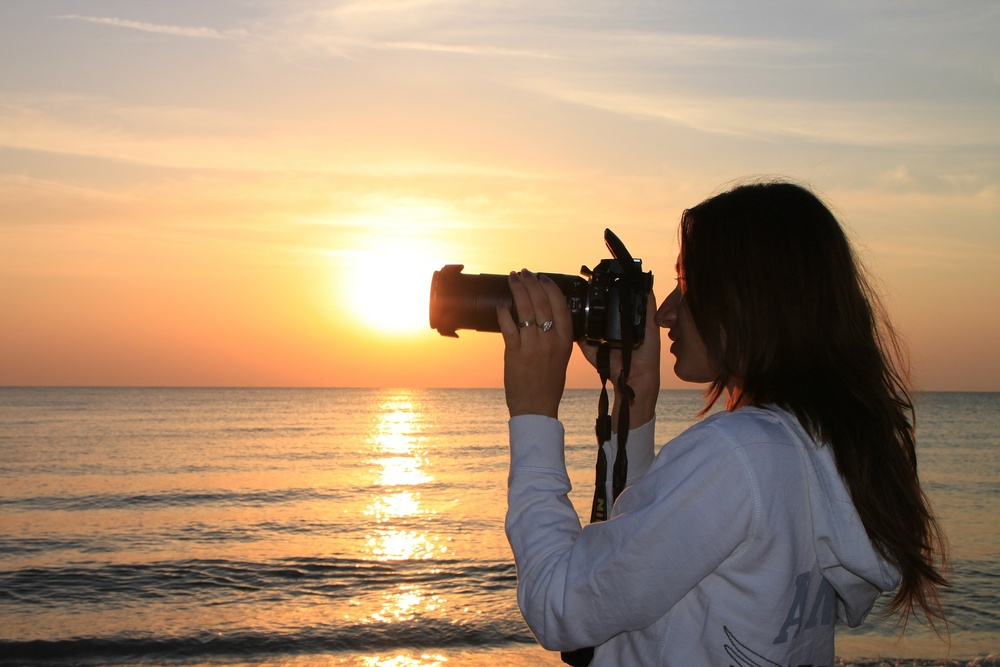
#> input picture Tutorial_OpenCV/imagem/01.jpg, 1000 x 667 px, shrunk from 1920 x 1280 before the run, given in place of the camera
$ python detectaObjCor.py
#> lines starting #> are read from the running program, lines starting #| are printed output that depends on the picture; after the words box and inside, x2 and y2 are one past the last pixel; in counts of white or black regions, pixels touching at a corner belong together
#!urs/bin/ env python

from __future__ import print_function
import cv2
import numpy as np


def detec():
    im = cv2.VideoCapture('/dev/video0')
    kernel = np.ones((5,5),np.uint8)
    #kernel = np.ones((5,5),np.float32)/25
    while(1):
        _, frame = im.read()
#> frame is the input picture: shape (667, 1000, 3); mean B, G, R 115.6, 142.8, 168.3

        hsv = cv2.cvtColor(frame, cv2.COLOR_BGR2HSV)
#> hsv: shape (667, 1000, 3); mean H, S, V 28.5, 86.6, 170.2
        lower_blue = np.array([110,50,50])
        upper_blue = np.array([130,255,255])
        mask = cv2.inRange(hsv, lower_blue, upper_blue)
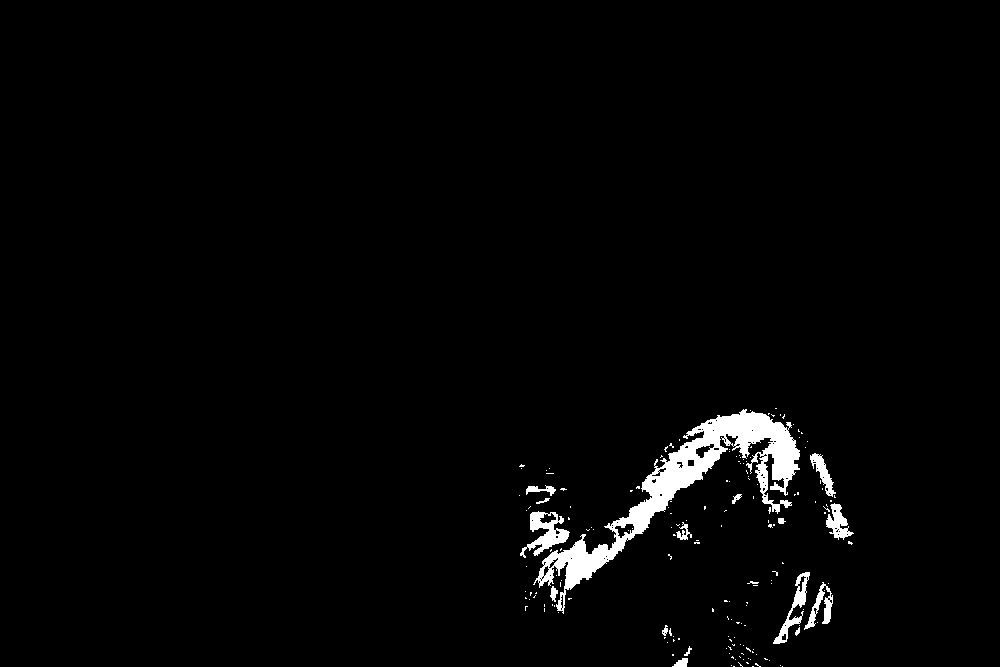
#> mask: shape (667, 1000); 2.1% white; 174 white regions (157 under 20 px), largest, box (x1, y1, x2, y2) and area: (533, 409, 800, 614) 9711, (520, 511, 570, 558) 942, (773, 572, 810, 644) 622
        opening = cv2.morphologyEx(mask, cv2.MORPH_CLOSE, kernel)
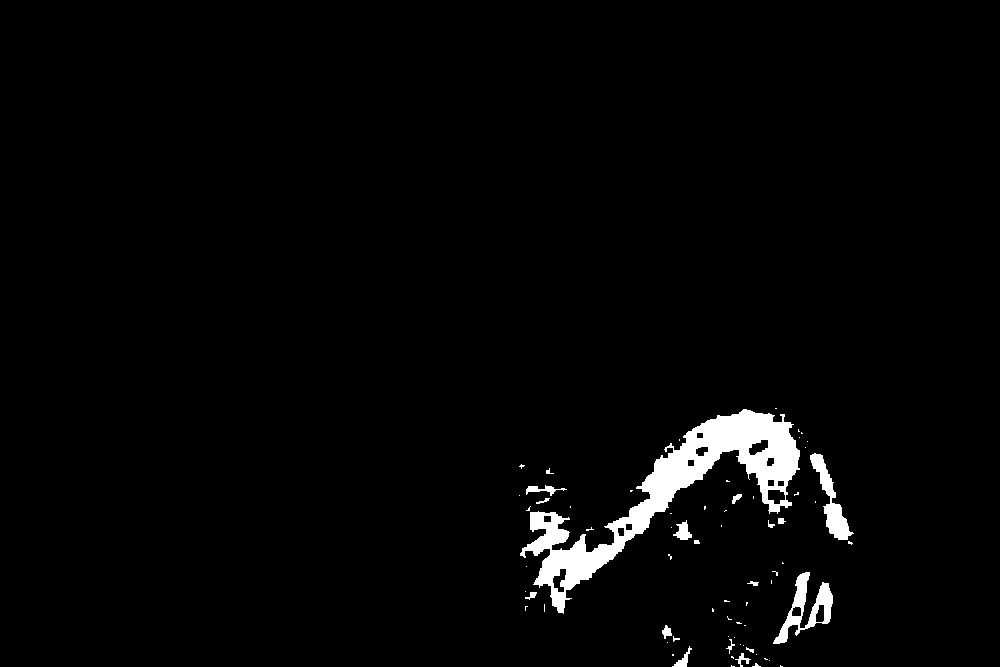
#> opening: shape (667, 1000); 2.5% white; 69 white regions (51 under 20 px), largest, box (x1, y1, x2, y2) and area: (520, 409, 800, 614) 12628, (773, 572, 833, 644) 1397, (810, 453, 854, 540) 1169
        #frame = cv2.dilate(frame,kernel)
        #frame = cv2.filter2D(frame,-1,kernel)
        #frame = cv2.bilateralFilter(frame,9,75,75)
        res = cv2.bitwise_and(opening, opening,mask=mask)

        cv2.namedWindow('frame',cv2.WINDOW_NORMAL)
        cv2.imshow('frame',frame)
        #cv2.imshow('mask',mask)
        cv2.namedWindow('res',cv2.WINDOW_NORMAL)
        cv2.imshow('res',res)
        if cv2.waitKey(10) & 0xFF == ord('q'):
#> (key q is pressed here)
            im.release()
            cv2.destroyAllWindows()
            break

cv2.destroyAllWindows()

def main():
    detec()


if __name__ == '__main__':
    main()
